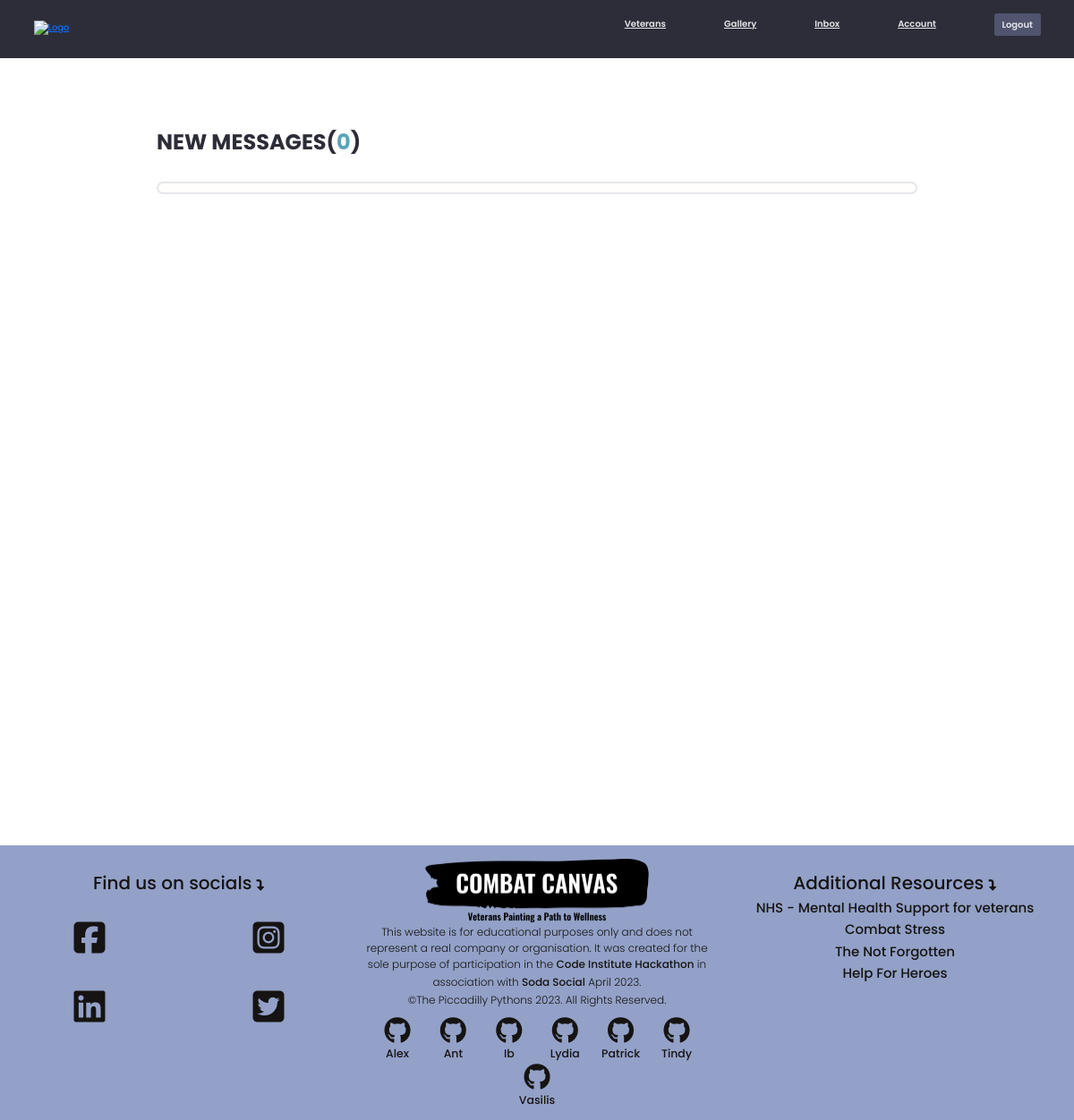
The page /users/inbox/ (signed in) on the database as committed earlier.
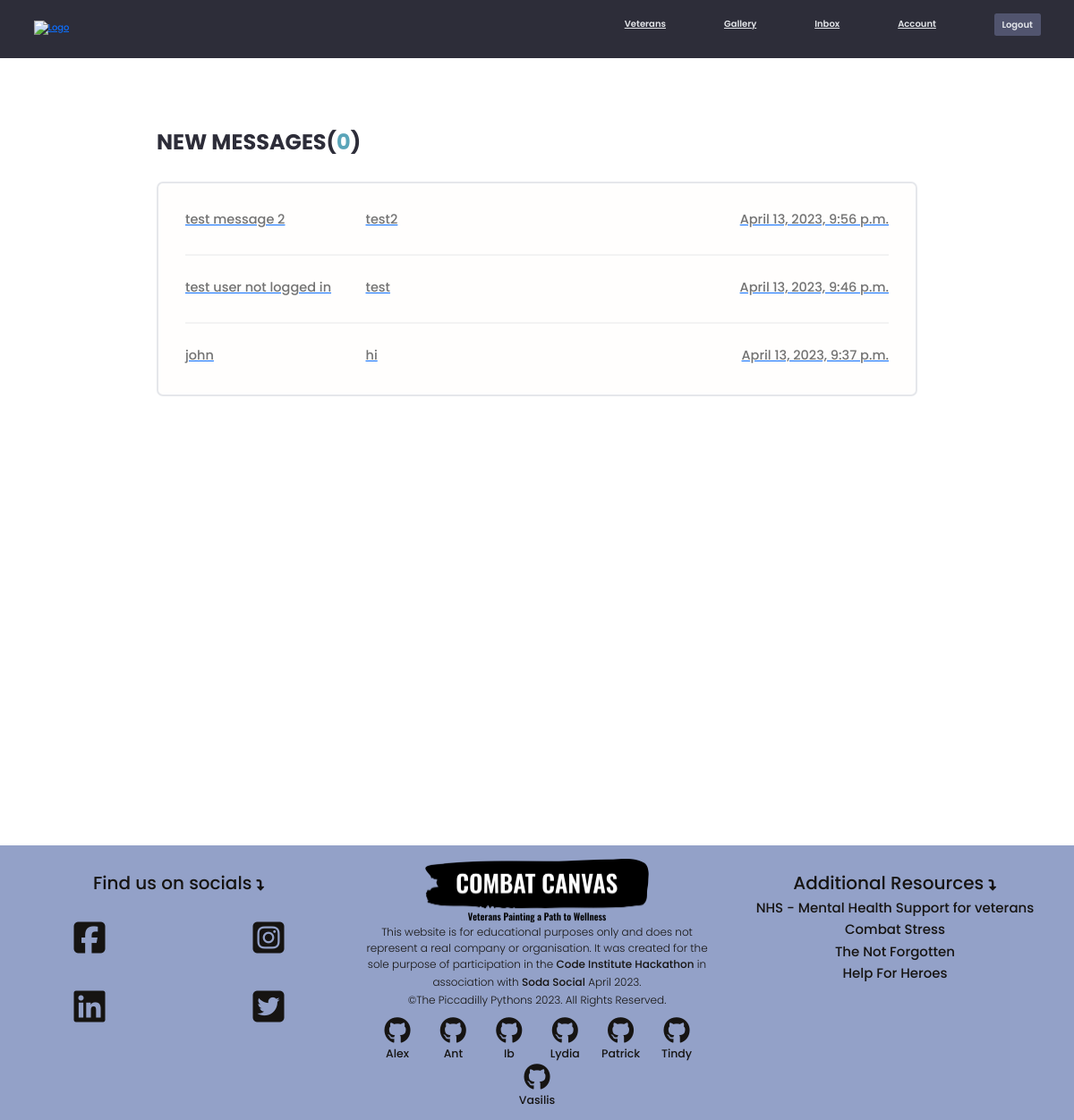
The same page on the database as committed later.
### users/models.py (models this page shows, shortened)
class Message(models.Model):
    sender = models.ForeignKey(
        Profile, on_delete=models.SET_NULL, null=True, blank=True)
    recipient = models.ForeignKey(
        Profile, on_delete=models.SET_NULL, null=True, blank=True, related_name="messages")
    name = models.CharField(max_length=200, null=True, blank=True)
    email = models.EmailField(max_length=200, null=True, blank=True)
    subject = models.CharField(max_length=200, null=True, blank=True)
    body = models.TextField()
    is_read = models.BooleanField(default=False, null=True)
    created = models.DateTimeField(auto_now_add=True)
    id = models.UUIDField(default=uuid.uuid4, unique=True,
                          primary_key=True, editable=False)
    class Meta:
        ordering = ['is_read', '-created']

### users/views.py (the view)
# urls.py: path('inbox/', views.inbox, name="inbox"),
@login_required(login_url='login')
def inbox(request):
    profile = request.user.profile
    messageRequests = profile.messages.all()
    unreadCount = messageRequests.filter(is_read=False).count()
    context = {'messageRequests': messageRequests, 'unreadCount': unreadCount}
    return render(request, 'users/inbox.html', context)

### users/templates/users/inbox.html
{% extends 'base.html' %}
{% block content %}
  <main class="inbox my-xl">
    <div class="content-box">
      <h3 class="inbox__title">New Messages(<span>{{unreadCount}}</span>)</h3>
      <ul class="messages">
        {% for message in messageRequests %}
        {% if message.is_read == False %}
        <li class="message message--unread">
          {% else %}
          <li class="message message">
        {% endif %}
          <a href="{% url 'message' message.id %}">
            <span class="message__author">{{message.name}}</span>
            <span class="message__subject">{{message.subject}}</span>
            <span class="message__date">{{message.created}}</span>
          </a>
        </li>
        {% endfor %}
      </ul>
    </div>
  </main>
  {% endblock %}

Rows that differ between the two databases and show on the page:
added Message: name "test message 2", subject "test2", created "April 13, 2023, 9:56 p.m."
added Message: name "test user not logged in", subject "test", created "April 13, 2023, 9:46 p.m."
added Message: name "john", subject "hi", created "April 13, 2023, 9:37 p.m."
